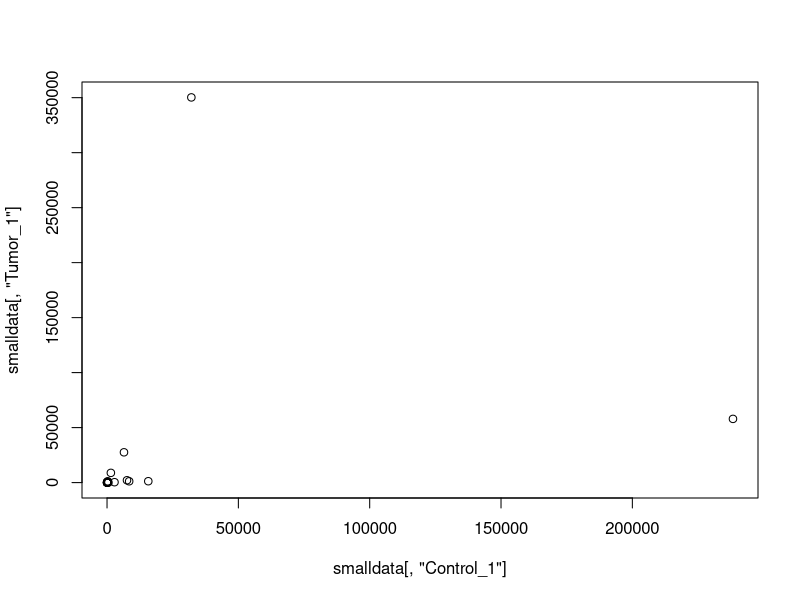
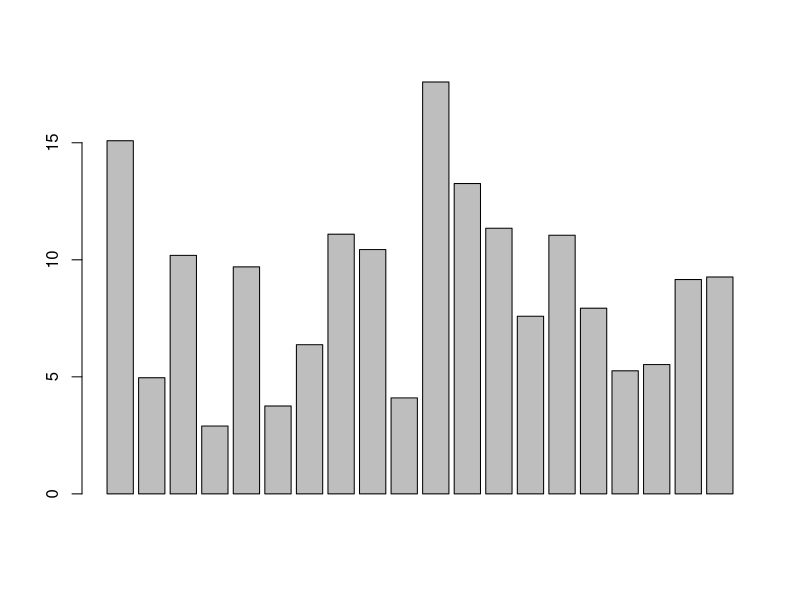
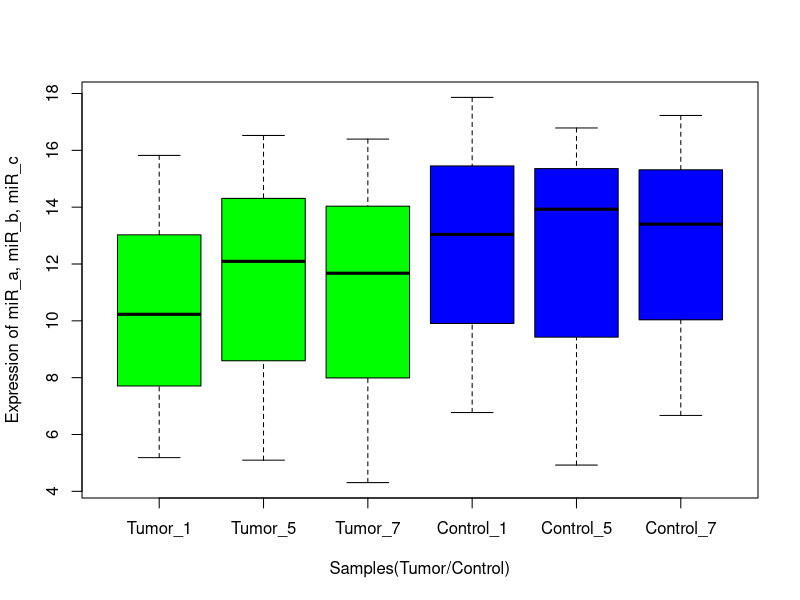
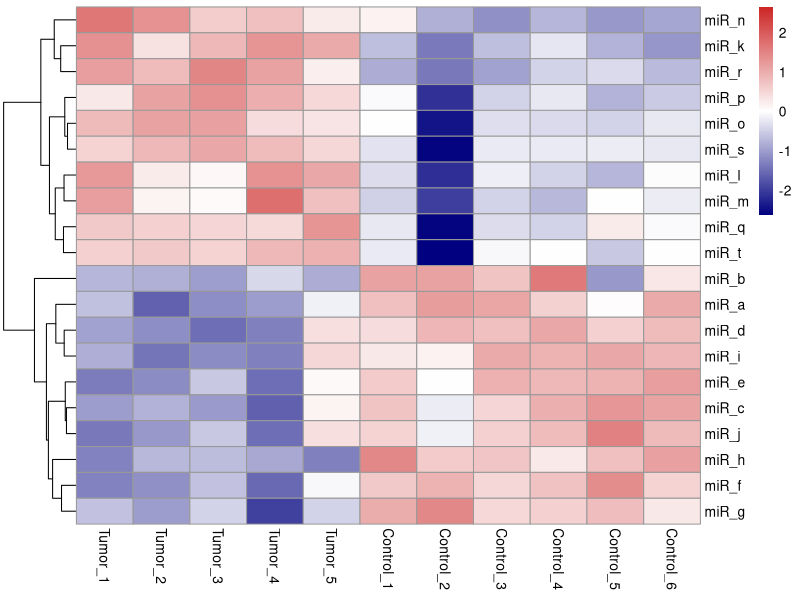

Write R code to recreate these figures, in order.
## ---- chunk 1
knitr::opts_chunk$set(echo = TRUE)
## ---- chunk 2
smalldata <- read.table("small_data.txt", 
                        header=1, 
                        row.names=1, 
                        stringsAsFactors = F)
plot(smalldata[,"Control_1"], smalldata[,"Tumor_1"])
## ---- chunk 3
options(scipen = 10)
barplot(log2(smalldata[,"Tumor_3"]+1))
## ---- chunk 4
boxplot(log2(smalldata[c("miR_a", "miR_b", "miR_c"), c("Tumor_1", "Tumor_5", "Tumor_7", "Control_1", "Control_5", "Control_7")] + 1),
        col = c("green", "green", "green", "blue", "blue", "blue"),
        xlab = "Samples(Tumor/Control)",
        ylab = "Expression of miR_a, miR_b, miR_c")
## ---- chunk 5
library(pheatmap)
smalldataM <- as.matrix(smalldata[,c(1:5, 11:16)])
smalldataH <- log2(smalldataM+1)

pheatmap(smalldataH, scale="row", cluster_cols=F, 
         color = colorRampPalette(c("navy", "white", "firebrick3"))(256))
